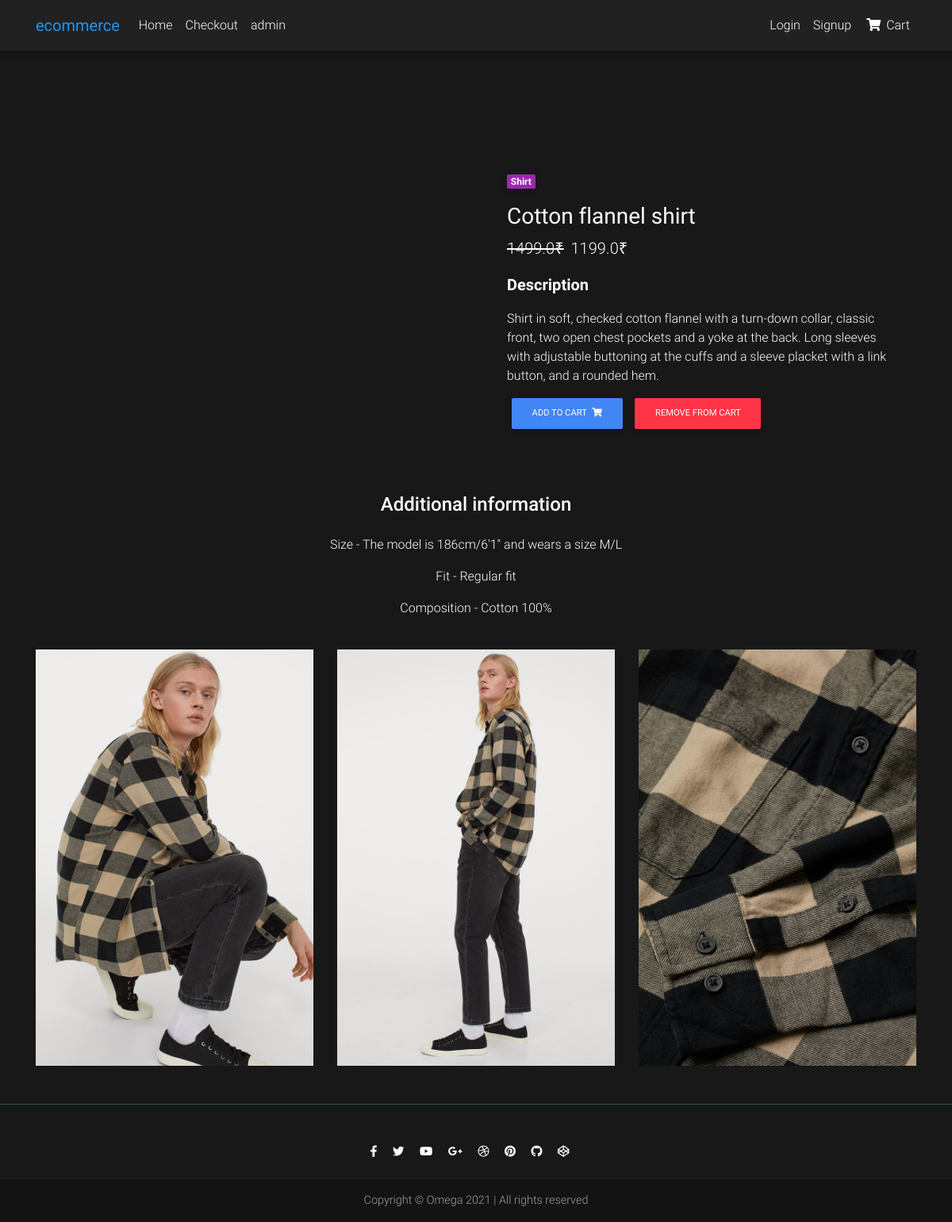
/product/test-product2/, run on the app's committed database.
### core/models.py (models this page shows, shortened)
class Item(models.Model):
    title = models.CharField(max_length=100)
    price = models.FloatField()
    discount_price = models.FloatField(blank=True, null=True)
    category = models.CharField(choices=CATEGORY_CHOICES, max_length=2)
    label = models.CharField(choices=LABEL_CHOICES, max_length=1)
    image = models.ImageField(upload_to="img/%y")
    slug = models.SlugField(default="test-product")
    description = models.TextField()
    additional_image1 = models.ImageField(
        upload_to="img/%y", blank=True, null=True)
    additional_image2 = models.ImageField(
        upload_to="img/%y", blank=True, null=True)
    additional_image3 = models.ImageField(
        upload_to="img/%y", blank=True, null=True)
    additional_info = models.TextField(default="This is a description field.")
    def get_add_to_cart_url(self):
        return reverse("core:cart_add", kwargs={
            'slug': self.slug
        })
    def get_remove_from_cart_url(self):
        return reverse("core:cart_remove", kwargs={
            'slug': self.slug
        })

### core/views.py (the view)
# urls.py: path('product/<slug>/', ItemDetailView.as_view(), name='product'),
class ItemDetailView(DetailView):
    model = Item
    template_name = "product.html"

### templates/product.html (shortened to what this page needs)
{% extends "base.html" %} {% load static %}
{% block head %}{% endblock head %} {% block body %}
<main class="mt-5 pt-4">
    <div class="container dark-grey-text mt-5">
        <div class=" row wow fadeIn">
            <div class="col-md-6 mb-4">
            </div>
            <div class="col-md-6 mb-4" style="color: white;">
                <div class="p-4">
                    <div class="mb-3">
                        <a href="">
                            <span class="badge purple mr-1">{{ object.get_category_display }}</span>
                        </a>
                    </div>
                    <h3><strong>{{ object.title }}</strong></h3>
                    <p class="lead">
                        {% if object.discount_price %}
                        <span class="mr-1">
                            <del>{{ object.price }}&#8377</del>
                        </span>
                        <span>{{ object.discount_price }}&#8377</span>
                        {% else %}
                        <span>{{ object.price }}&#8377</span>
                        {% endif %}
                    </p>
                    <p class="lead font-weight-bold">Description</p>
                    <p> {{ object.description|linebreaks }} </p>
                    <a href="{{ object.get_add_to_cart_url }}" class="btn btn-primary btn-md my-0 p">Add to cart
                        <i class="fas fa-shopping-cart ml-1"></i>
                    </a>
                    <a href="{{ object.get_remove_from_cart_url }}" class="btn btn-danger btn-md my-0 p">Remove from
                        cart
                    </a>
                </div>
            </div>
        </div>
        <hr>
        <div class="row d-flex justify-content-center wow fadeIn" style="color: white;">
            <div class="col-md-6 mb-4 justify-content-center text-center">
                <h4 class="mb-4 h4">Additional information</h4>
                <p>{{ object.additional_info|linebreaks }}</p>
            </div>
        </div>
        <div class="row wow fadeIn justify-content-center">
            {% if object.additional_image1 %}
            <div class="col-lg-4 col-md-12 mb-4">
                <img src="{{ object.additional_image1.url }}" class="img-fluid float-center" alt="">
            </div>
            {% endif %}
            {% if object.additional_image2 %}
            <div class="col-lg-4 col-md-12 mb-4">
                <img src="{{ object.additional_image2.url }}" class="img-fluid float-center" alt="">
            </div>
            {% endif %}
            {% if object.additional_image3 %}
            <div class="col-lg-4 col-md-12 mb-4">
                <img src="{{ object.additional_image3.url }}" class="img-fluid float-center" alt="">
            </div>
            {% endif %}
        </div>
    </div>
</main>
{% endblock body %}

### data on the page
Item: category "Shirt", title "Cotton flannel shirt", price "1499.0", discount_price "1199.0", description "Shirt in soft, checked cotton flannel with a turn-down collar, classic front, two open chest pockets and a yoke at the back. Long sleeves with adjustable buttoning at the cuffs and a sleeve placket with a link button, and a rounded hem.", additional_info "Size - The model is 186cm/6'1\" and wears a size M/L Fit - Regular fit Composition - Cotton 100%", additional_image1 (picture), additional_image2 (picture), additional_image3 (picture)
